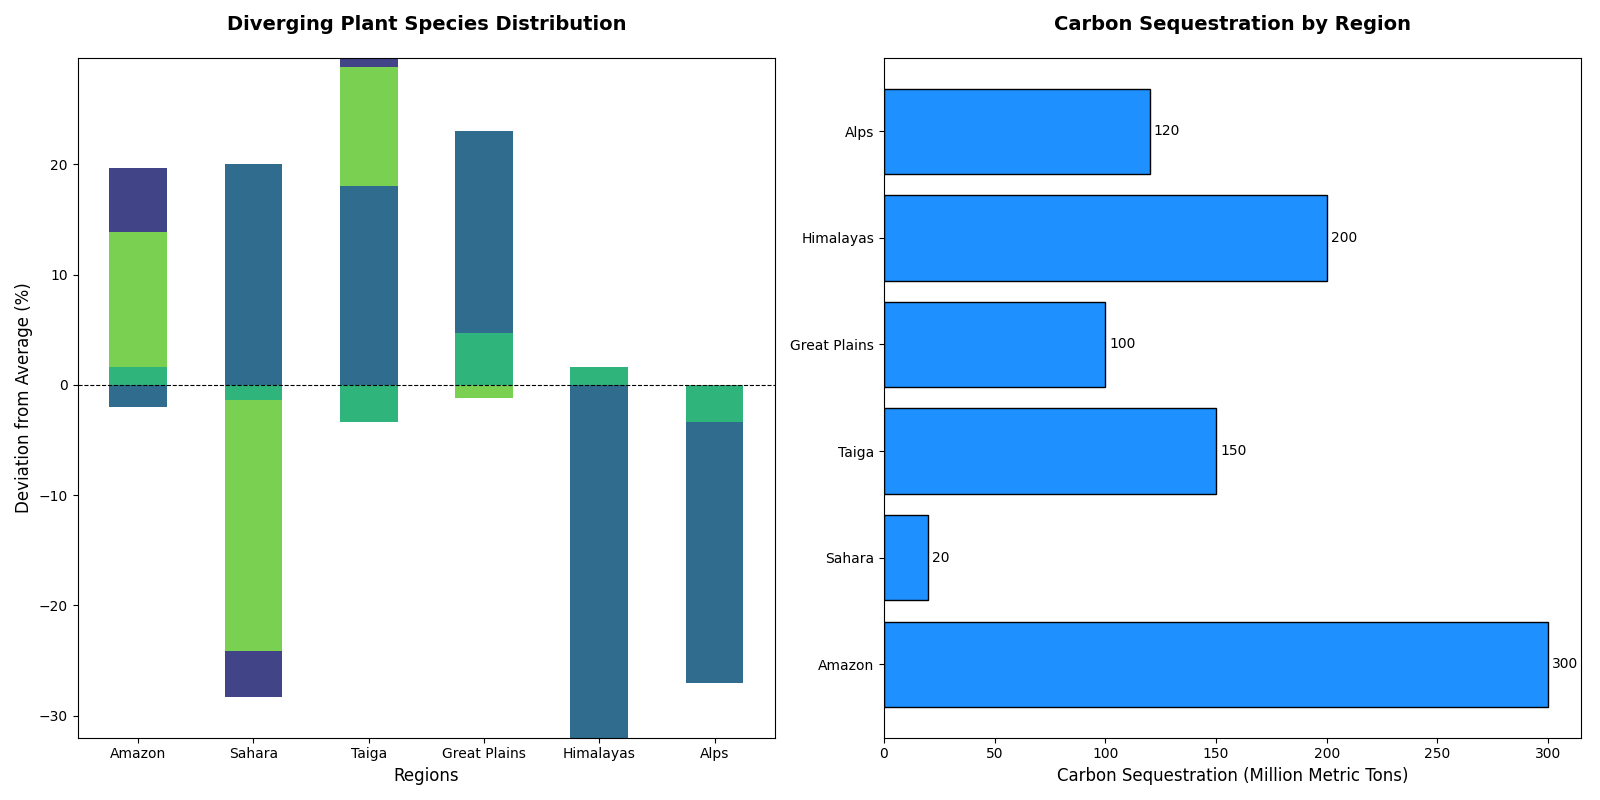

Generate this figure with Python:
import matplotlib.pyplot as plt
import numpy as np

regions = ['Amazon', 'Sahara', 'Taiga', 'Great Plains', 'Himalayas', 'Alps']
species = ['Tree', 'Shrub', 'Grass', 'Flower', 'Fern']
species_distribution = [
    [50, 5, 10, 30, 5], 
    [2, 15, 70, 5, 8],  
    [60, 10, 15, 5, 10],  
    [35, 5, 50, 8, 2],   
    [10, 20, 5, 60, 5],   
    [25, 10, 5, 50, 10] 
]

carbon_sequestration = [300, 20, 150, 100, 200, 120]

# Shuffle the colors manually
colors = plt.cm.viridis(np.linspace(0.2, 0.8, len(species)))
colors = [colors[2], colors[0], colors[4], colors[1], colors[3]]  # Manually shuffled order

fig, (ax1, ax2) = plt.subplots(1, 2, figsize=(16, 8))

avg_distribution = np.mean(np.array(species_distribution), axis=0)

sequence_ids = np.arange(len(regions))
bottom_vals = np.zeros(len(regions))

for i, specie in enumerate(species):
    currentSpeciesDistribution = np.array([dist[i] - avg_distribution[i] for dist in species_distribution])
    ax1.bar(sequence_ids, currentSpeciesDistribution, 0.5, color=colors[i], bottom=bottom_vals)
    bottom_vals += currentSpeciesDistribution

ax1.set_xlabel('Regions', fontsize=12)
ax1.set_ylabel('Deviation from Average (%)', fontsize=12)
ax1.set_title('Diverging Plant Species Distribution', fontsize=14, fontweight='bold', pad=20)
ax1.set_xticks(sequence_ids)
ax1.set_xticklabels(regions)
ax1.axhline(0, color='black', linewidth=0.8, linestyle='--')

bars = ax2.barh(regions, carbon_sequestration, color='dodgerblue', edgecolor='black')

ax2.set_xlabel('Carbon Sequestration (Million Metric Tons)', fontsize=12)
ax2.set_title('Carbon Sequestration by Region', fontsize=14, fontweight='bold', pad=20)

for bar in bars:
    width = bar.get_width()
    ax2.annotate(f'{width}', 
                 xy=(width, bar.get_y() + bar.get_height()/2), 
                 xytext=(3, 0), 
                 textcoords='offset points', 
                 ha='left', va='center', fontsize=10)

plt.tight_layout()
plt.show()
